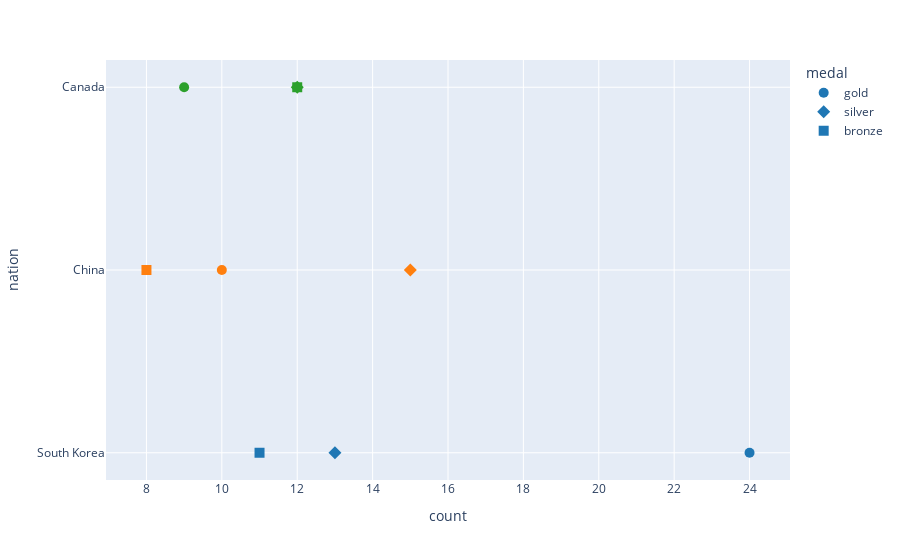

The notebook cell this image was saved under:
### Markdown cell above
### Завдання 2

### Code cell
#Scatter plots and Categorical Axes
df = px.data.medals_long()
fig = px.scatter(df, y="nation", x="count", color="medal", symbol="medal")
fig.update_traces(marker_size=10)
fig.update_traces(marker=dict(color=['#1f77b4', '#ff7f0e', '#2ca02c']))
fig.show()

### Figure 1 — Plotly figure (JSON) as saved in the notebook; plotly's stock layout.template omitted (floating-point values rounded to 4 significant figures)
{"data": [{"hovertemplate": "medal=gold<br>count=%{x}<br>nation=%{y}<extra></extra>", "legendgroup": "gold", "marker": {"color": ["#1f77b4", "#ff7f0e", "#2ca02c"], "size": 10, "symbol": "circle"}, "mode": "markers", "name": "gold", "orientation": "h", "showlegend": true, "type": "scatter", "x": [24, 10, 9], "xaxis": "x", "y": ["South Korea", "China", "Canada"], "yaxis": "y"}, {"hovertemplate": "medal=silver<br>count=%{x}<br>nation=%{y}<extra></extra>", "legendgroup": "silver", "marker": {"color": ["#1f77b4", "#ff7f0e", "#2ca02c"], "size": 10, "symbol": "diamond"}, "mode": "markers", "name": "silver", "orientation": "h", "showlegend": true, "type": "scatter", "x": [13, 15, 12], "xaxis": "x", "y": ["South Korea", "China", "Canada"], "yaxis": "y"}, {"hovertemplate": "medal=bronze<br>count=%{x}<br>nation=%{y}<extra></extra>", "legendgroup": "bronze", "marker": {"color": ["#1f77b4", "#ff7f0e", "#2ca02c"], "size": 10, "symbol": "square"}, "mode": "markers", "name": "bronze", "orientation": "h", "showlegend": true, "type": "scatter", "x": [11, 8, 12], "xaxis": "x", "y": ["South Korea", "China", "Canada"], "yaxis": "y"}], "layout": {"legend": {"title": {"text": "medal"}, "tracegroupgap": 0}, "margin": {"t": 60}, "xaxis": {"anchor": "y", "domain": [0, 1], "title": {"text": "count"}}, "yaxis": {"anchor": "x", "domain": [0, 1], "title": {"text": "nation"}}}}
